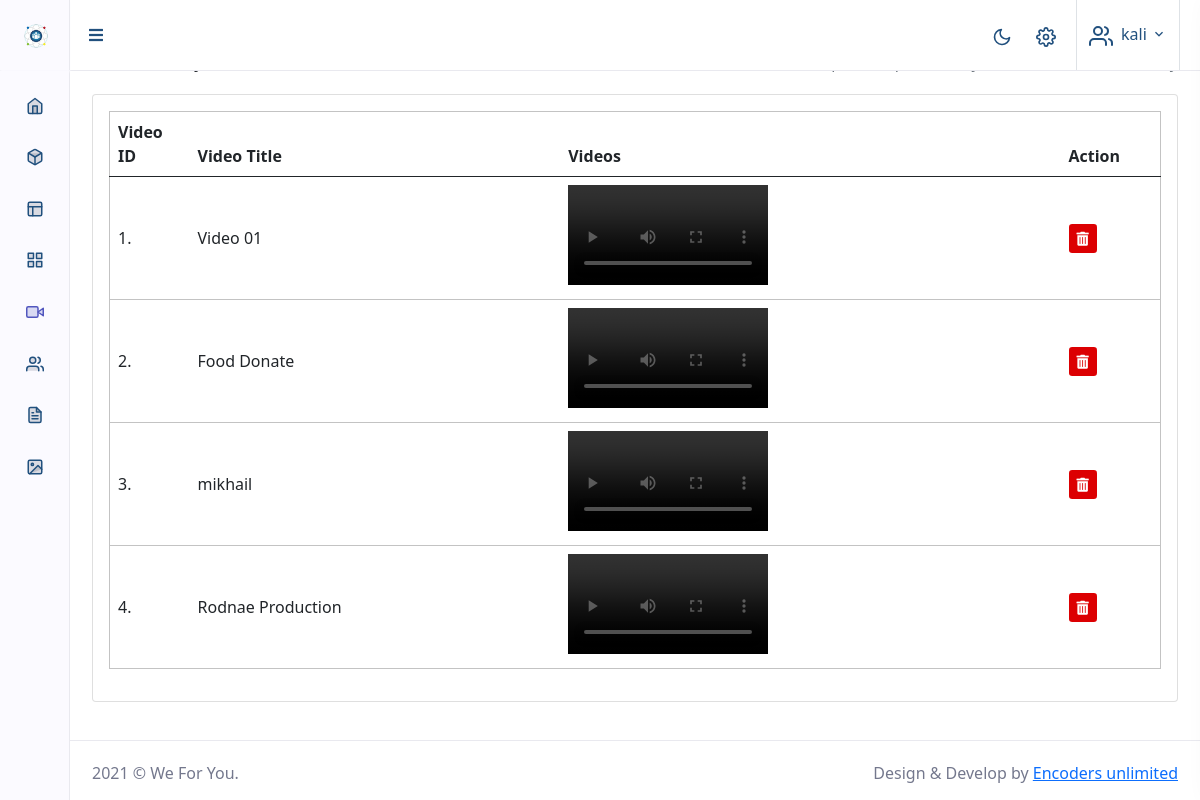
/admin/video-list.php (signed in), run on the app's committed database.
### tables this page shows
CREATE TABLE `video_gallery` (
  `video_id` int(11) NOT NULL,
  `video_title` varchar(100) NOT NULL,
  `video_location` varchar(300) NOT NULL
);

### admin/video-list.php (the view, shortened to what this page needs)
<?php
include'config.php';
$view_data = "select * from video_gallery";
$run_query = mysqli_query($conn, $view_data);
?>
<!doctype html>
<html lang="en">
<head>
    <?php include'style.php'; ?>
</head>
<body>
        <div id="layout-wrapper">
    <?php include'header.php'; ?>
            <div class="main-content">
                <div class="page-content">
                    <div class="container-fluid">
                        <div class="row">
                            <div class="col-12">
                                <div class="page-title-box d-sm-flex align-items-center justify-content-between">
                                    <h4 class="mb-sm-0 font-size-18">Video Gallery</h4>
                                    <div class="page-title-right">
                                        <ol class="breadcrumb m-0">
                                            <li class="breadcrumb-item"><a href="javascript: void(0);">Admin</a></li>
                                            <li class="breadcrumb-item active">Video Gallery</li>
                                        </ol>
                                    </div>
                                </div>
                            </div>
                        </div>
                        <div class="row">
                            <div class="col-12">
                                <div class="card">
                                    <div class="card-body">
                                        <div class="table-responsive">
                                            <table class='table table-editable table-nowrap align-middle table-edits'>
                                                <thead>
                                                    <tr>
                                                        <th>Video ID</th>
                                                        <th>Video Title</th>
                                                        <th>Videos</th>
                                                        <th>Action</th>
                                                    </tr>
                                                </thead>
                                                <tbody>
                                                    <?php
                                            if($run_query-> num_rows > 0){
                                            while($row = mysqli_fetch_assoc($run_query)) {
                                                $v_id = $row['video_id'];
                                                $v_title = $row['video_title'];
                                                $v_location = $row['video_location'];
                                                    echo "<tr data-id='1'>
                                                        <td data-field='video_id' style='width: 80px'> ".$v_id.".</td>
                                                        <td data-field='video_title' class='video_title'>".$v_title."</td>
                                                        <td data-field='video_location' class='video_location'>
                                                            <video src='videos-gallery/".$v_location."' controls width='200px' height='100px' ></video>
                                                        </td>
                                                        <td style='width: 100px'>
                                                            <a href=''></a>
                                                            <a href='delete-video.php?id=$v_id'  class='btn btn-outline-secondary btn-sm edit' title='Delete'>
                                                                <i class='fas fa-trash-alt'></i>
                                                            </a>
                                                        </td>
                                                    </tr>";
                                            }
                                            }
                                            else{
                                                echo "<span style='color:#fe0002;font-size:15px;'>Video Gallery is Empty.</span>";
                                            }
                                             ?>
                                                </tbody>
                                            </table>
                                        </div>
                                    </div>
                                </div>
                            </div>
                        </div>
                    </div>
                </div>
    <?php include'right-sidebar.php'; ?>
</body>
</html>

### data on the page
video_gallery: video_id "1", video_title "Video 01"
video_gallery: video_id "2", video_title "Food Donate"
video_gallery: video_id "3", video_title "mikhail"
video_gallery: video_id "4", video_title "Rodnae Production"

### other printed values
$_SESSION['admin_name'] "kali"
